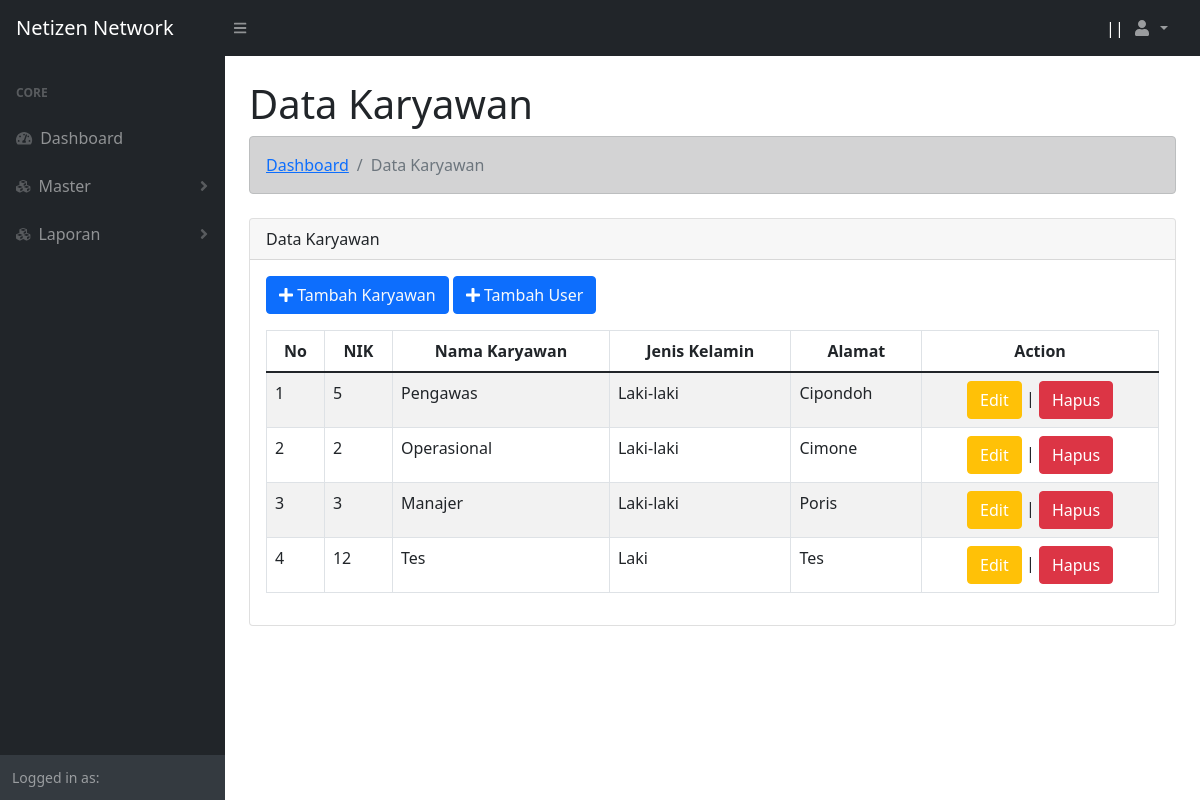
The app's page /operasional/data_karyawan.php with its own data.
### tables this page shows
CREATE TABLE `tbl_karyawan` (
  `id_karyawan` int(11) NOT NULL,
  `nik` varchar(15) NOT NULL,
  `nama_karyawan` varchar(50) NOT NULL,
  `jenis_kelamin` varchar(10) NOT NULL,
  `alamat` text NOT NULL
);

### functions.php (called while the page is built, shortened)
<?php
$koneksi = mysqli_connect("localhost","root","","webmanagement");
function query($query){
    global $koneksi;
    $result = mysqli_query($koneksi, $query);
    $rows = [];
    while ($row = mysqli_fetch_assoc($result)){
        $rows[] = $row;
    }
    return $rows;
}
?>

### operasional/data_karyawan.php (the view, shortened to what this page needs)
<?php
    require '../functions.php';
    $karyawan = query("SELECT * from tbl_karyawan");
?>
<!DOCTYPE html>
<html lang="en">
<head>
    <?php include "view/head.php";?>
</head>
<body class="sb-nav-fixed">
    <?php
        include "view/navbar.php";
        include "view/sidebar.php";
    ?>
    <div id="layoutSidenav_content">
        <main>
            <div class="container-fluid px-4">
                <h1 class="mt-4">Data Karyawan</h1>
                <ol class="breadcrumb alert alert-dark mb-4">
                    <li class="breadcrumb-item"><a href="index.php"> Dashboard </a></li>
                    <li class="breadcrumb-item active">Data Karyawan</li>
                </ol>
                <div class="row">
                    <div class="col">
                        <div class="card mb-4">
                            <div class="card-header">
                                Data Karyawan
                            </div>
                            <div class="card-body">
                                <button class="btn btn-primary mb-3"><i class="fas fa-plus"></i><a class="text-decoration-none text-light" href="tambah_karyawan.php">  Tambah Karyawan  </a></button>
                                <button class="btn btn-primary mb-3"><i class="fas fa-plus"></i><a class="text-decoration-none text-light" href="tambah_user.php">  Tambah User  </a></button>
                                <table class="table table-striped table-bordered" id="tabel">
                                    <thead class="text-center">
                                        <th>No</th>
                                        <th>NIK</th>
                                        <th>Nama Karyawan</th>
                                        <th>Jenis Kelamin</th>
                                        <th>Alamat</th>
                                        <th>Action</th>
                                    </thead>
                                    <tbody>
                                    <?php $i = 1; foreach ($karyawan as $row) :?>
                                        <tr>
                                            <td><?= $i;?></td>
                                            <td><?= $row["nik"];?></td>
                                            <td><?= $row["nama_karyawan"];?></td>
                                            <td><?= $row["jenis_kelamin"];?></td>
                                            <td><?= $row["alamat"];?></td>
                                            <td class="text-center">
                                                <button class="btn btn-warning"><a class="text-decoration-none text-white" href="edit_karyawan.php?nik=<?=$row["nik"];?>"> Edit </a> </button> |
                                                <button class="btn btn-danger"><a class="text-decoration-none text-white" href="acc.php?nik=<?=$row["nik"];?>"> Hapus </a> </button>
                                            </td>
                                        </tr>
                                    <?php $i++; endforeach;?>
                                    </tbody>
                                </table>
                            </div>
                        </div>
                    </div>
                </div>
            </div>
        </main>
    </div>
</body>
</html>

### records on screen
tbl_karyawan: nik "5", nama_karyawan "Pengawas", jenis_kelamin "Laki-laki", alamat "Cipondoh"
tbl_karyawan: nik "2", nama_karyawan "Operasional", jenis_kelamin "Laki-laki", alamat "Cimone"
tbl_karyawan: nik "3", nama_karyawan "Manajer", jenis_kelamin "Laki-laki", alamat "Poris"
tbl_karyawan: nik "12", nama_karyawan "Tes", jenis_kelamin "Laki", alamat "Tes"
